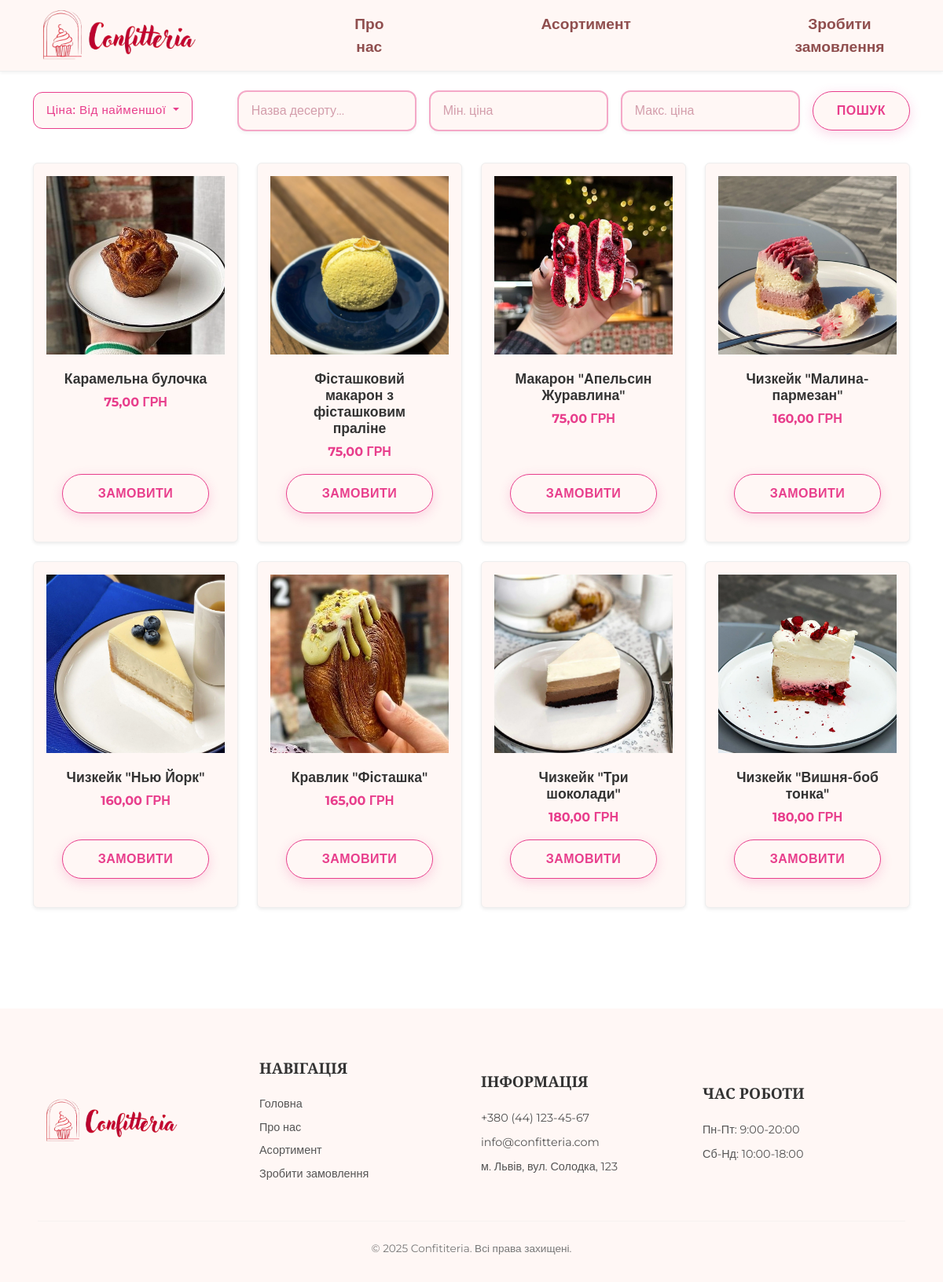
Screenshot of /assortment/?sort=price_asc with the database file from the repository.
### shop/models.py (models this page shows, shortened)
class AssortmentItem(models.Model):
    name = models.CharField(max_length=100, verbose_name="Назва виробу")  # Назва товару
    price = models.DecimalField(max_digits=10, decimal_places=2, verbose_name="Ціна")  # Ціна товару
    image = models.ImageField(upload_to='assortment/', verbose_name="Зображення", blank=True, null=True)
    objects = models.Manager()
    class Meta:
        verbose_name = "Асортимент"  # Назва моделі в однині для адмін-панелі та інших місць
        verbose_name_plural = "Асортимент"  # Назва моделі у множині

### shop/views.py (the view)
# urls.py: path('assortment/', views.assortment_list, name='assortment_list'),
def assortment_list(request):
    items_query = AssortmentItem.objects.all()  # Починаємо з усіх товарів
    q = request.GET.get('q', '')
    min_price_str = request.GET.get('min_price', '')
    max_price_str = request.GET.get('max_price', '')
    sort_option = request.GET.get('sort', 'default')  # 'default', 'price_asc', 'price_desc'
    if q:
        items_query = items_query.filter(name__icontains=q)
    if min_price_str:
        try:
            items_query = items_query.filter(price__gte=float(min_price_str))
        except ValueError:
            pass  # Ігнорувати, якщо min_price не є числом
    if max_price_str:
        try:
            items_query = items_query.filter(price__lte=float(max_price_str))
        except ValueError:
            pass  # Ігнорувати, якщо max_price не є числом
    if sort_option == 'price_asc':
        items_query = items_query.order_by('price')
    elif sort_option == 'price_desc':
        items_query = items_query.order_by('-price')
    else: # 'default' або будь-яке інше значення
        items_query = items_query.order_by('pk') # Сортування за порядком додавання (за первинним ключем)
    context = {
        'items': items_query,
        'current_sort': sort_option,
        'q_value': q,
        'min_price_value': min_price_str,
        'max_price_value': max_price_str,
    }
    return render(request, 'shop/assortment.html', context)

### shop/templates/shop/assortment.html (shortened to what this page needs)
{% extends 'shop/base.html' %}
{% load static %}
{% block content %}
<section class="assort">
<div class="container pt-2 pb-5">
    <div class="search-and-filter-controls mb-4">
        <form method="get" action="{% url 'shop:assortment_list' %}" class="custom-search-form">
            <div class="filter-dropdown-container">
                <div class="btn-group">
                    <button type="button" class="btn btn-filter-dropdown dropdown-toggle" data-bs-toggle="dropdown" aria-expanded="false">
                        {% if current_sort == 'price_asc' %}
                            Ціна: Від найменшої
                        {% elif current_sort == 'price_desc' %}
                            Ціна: Від найбільшої
                        {% else %}
                            Сортувати за
                        {% endif %}
                    </button>
                </div>
            </div>
            <div class="search-fields-and-button-container">
                <div class="search-fields-container">
                    <input type="text" name="q" class="search-input" placeholder="Назва десерту..." value="{{ q_value }}">
                    <input type="number" name="min_price" class="search-input" placeholder="Мін. ціна" value="{{ min_price_value }}">
                    <input type="number" name="max_price" class="search-input" placeholder="Макс. ціна" value="{{ max_price_value }}">
                </div>
                <div class="search-btnn">
                    <button type="submit" class="btn btn-hero">Пошук</button>
                </div>
            </div>
        </form>
    </div>
    <div class="row row-cols-1 row-cols-md-3 row-cols-lg-4 g-4">
        {% for item in items %}
        <div class="col">
            <div class="card h-100 shadow-sm product-card assortment-item-card">
                <div class="product-image-container">
                    {% if item.image %}
                        <img src="{{ item.image.url }}" alt="{{ item.name }}">
                    {% else %}
                        <img src="{% static 'img/no-image.jpg' %}" alt="Зображення відсутнє">
                    {% endif %}
                </div>
                <div class="card-body">
                    <h5 class="card-title product-title">{{ item.name }}</h5>
                    <p class="card-text product-price">{{ item.price }} ГРН</p>
                    <a href="{% url 'shop:order_create' %}?product_id={{ item.id }}" class="btn btn-order-product">Замовити</a>
                </div>
            </div>
        </div>
        {% endfor %}
    </div>
</div>
</section>
{% endblock %}

### static/css/base/_variables.css (style rules this page uses)
:root { --primary-pink: #E83E8C; --primary-pink-darker: #c92a7a; --accent-pink: #f4a8c7; --soft-pink-accent: #8f4e4e; --bg-light-pink: #FFF7F5; --bg-light-pink-alt: #FFF2F2; --bg-light-pink-hover: #fceeee; --bg-hero-circle: rgba(255, 223, 230, 0.6); --bg-white: #fff; --bg-light-gray: #f8f9fa; --text-dark: #222; --text-primary: #333; --text-secondary: #555; --text-light-gray: #666; --text-very-light-gray: #777; --text-form-label: #444; --text-search-input: #6b4c4c; --form-input-border: #f0d4dd; --search-input-border: #f8c8dc; --search-input-bg: #fff0f5; --search-input-placeholder: #d39dab; --focus-border-color: var(--primary-pink); --focus-box-shadow: rgba(232, 62, 140, 0.25); --border-light: #eee; --divider-light: #ddd; --font-primary: 'Montserrat', sans-serif; --font-headings: 'Playfair Display', serif; --bakery-brown: #352c88; --bakery-cream: #FFECB3; }

### static/css/base/_typography.css (style rules this page uses)
body { min-height: 100vh; display: flex; flex-direction: column; font-family: var(--font-primary); color: var(--text-primary); }

### static/css/components/_buttons.css (style rules this page uses)
.btn { text-transform: uppercase; letter-spacing: 0.5px; font-weight: 500; transition: all 0.3s ease; border-radius: 50px; padding: 10px 25px; }
.btn-hero { background-color: var(--bg-light-pink); color: var(--primary-pink); border: 1px solid var(--primary-pink); padding: 12px 30px; font-weight: 600; box-shadow: 0 4px 15px rgba(232, 62, 140, 0.2); max-width: fit-content; }
.btn-order-product { display: inline-block; padding: 12px 30px; font-weight: 600; text-transform: uppercase; letter-spacing: 0.5px; text-align: center; text-decoration: none; border-radius: 50px; cursor: pointer; transition: all 0.3s ease; margin-top: auto; width: 100%; background-color: var(--bg-light-pink); color: var(--primary-pink); border: 1px solid var(--primary-pink); box-shadow: 0 4px 15px rgba(232, 62, 140, 0.2); }

### static/css/components/_cards.css (style rules this page uses)
.card { border: 1px solid var(--border-light); transition: transform 0.2s ease, box-shadow 0.3s ease; box-shadow: 0 2px 4px rgba(0,0,0,.1); border-radius: 0.375rem; overflow: hidden; display: flex; flex-direction: column; background-color: var(--bg-white); padding: 1rem; }
.card-body { display: flex; flex-direction: column; flex-grow: 1; padding: 1.25rem; align-items: center; text-align: center; }
.card-body .btn { margin-top: auto; align-self: center; }
.product-image-container { display: block; position: relative; width: 100%; aspect-ratio: 1 / 1; overflow: hidden; background-color: var(--bg-light-gray); }
.product-image-container img { display: block; width: 100%; height: 100%; object-fit: cover; transition: transform 0.3s ease; }
.product-title { font-family: var(--font-primary); font-size: 1.1rem; font-weight: 600; color: var(--text-primary); margin-bottom: 0.5rem; }
.product-price { font-size: 1rem; font-weight: 700; color: var(--primary-pink); margin-bottom: 1rem; }

### static/css/pages/_assortment.css (style rules this page uses)
.assort { background-color: var(--bg-white); padding-top: 1rem; padding-bottom: 3rem; }
.assortment-item-card { background-color: var(--bg-light-pink); }
.custom-search-form { display: flex; align-items: center; gap: 1rem; margin-bottom: 2.5rem; }
.search-fields-and-button-container { display: flex; align-items: center; gap: 1rem; margin-left: auto; }
.search-fields-container { display: flex; gap: 1rem; }
.search-input { padding: 0.75rem 1rem; font-size: 1rem; border: 2px solid var(--accent-pink); border-radius: 12px; background-color: var(--bg-light-pink); color: var(--text-search-input); min-width: 150px; transition: all 0.3s ease; box-shadow: 0 2px 5px rgba(0,0,0,0.05); flex-grow: 1; }
.search-input::placeholder { color: var(--search-input-placeholder); }
.btn-filter-dropdown { background-color: var(--bg-light-pink); color: var(--primary-pink); border: 1px solid var(--primary-pink); padding: 0.70rem 1rem; font-weight: 500; text-transform: none; border-radius: 12px; transition: all 0.3s ease; font-size: 0.95rem; min-width: 180px; text-align: left; }
.product-card .btn-order-product { white-space: nowrap; padding-left: 1.2rem; padding-right: 1.2rem; text-align: center; }

### rows the page displays
AssortmentItem: image (picture), name "Карамельна булочка", price "75,00"
AssortmentItem: image (picture), name "Фісташковий макарон з фісташковим праліне", price "75,00"
AssortmentItem: image (picture), name "Макарон \"Апельсин Журавлина\"", price "75,00"
AssortmentItem: image (picture), name "Чизкейк \"Малина-пармезан\"", price "160,00"
AssortmentItem: image (picture), name "Чизкейк \"Нью Йорк\"", price "160,00"
AssortmentItem: image (picture), name "Кравлик \"Фісташка\"", price "165,00"
AssortmentItem: image (picture), name "Чизкейк \"Три шоколади\"", price "180,00"
AssortmentItem: image (picture), name "Чизкейк \"Вишня-боб тонка\"", price "180,00"
